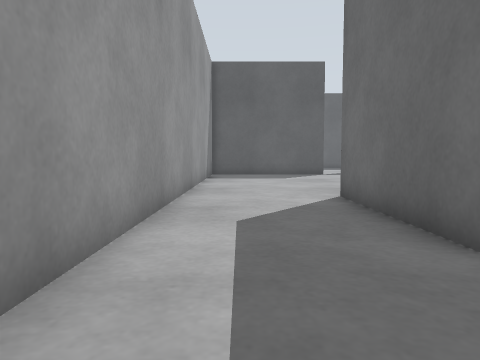
[1] (above)

21 first-person views from a walk through a robot-simulator world made for Gazebo. The camera is 0.5 m above the floor, tilts 4° down and sees 70° across. The floor is counted in squares, 0.5 m on a side. Each view is taken from the middle of a square. On the plan, view 1 faces up. The plan holds only what a view shows up to about 13 squares ahead; the rest is blank.

[2]
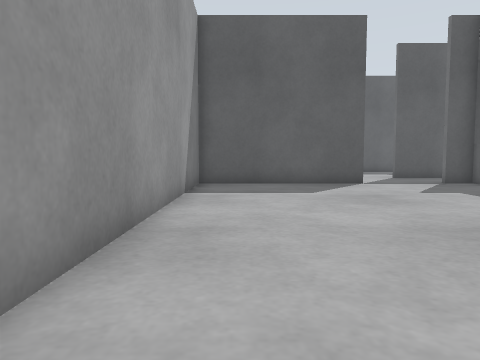

[3]
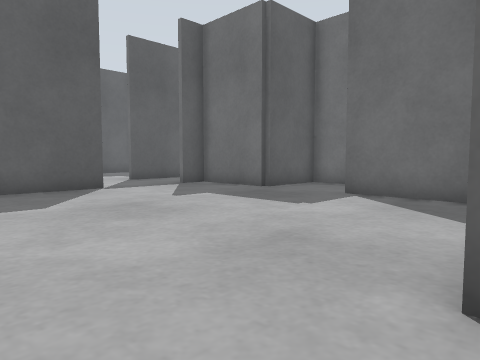

[4]
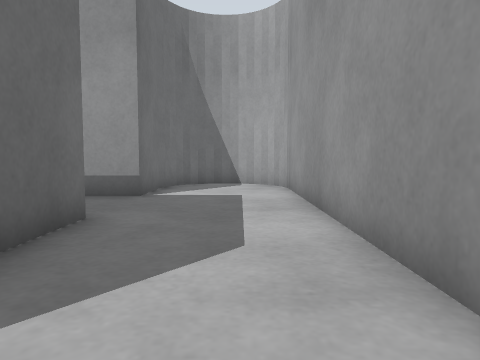

[5]
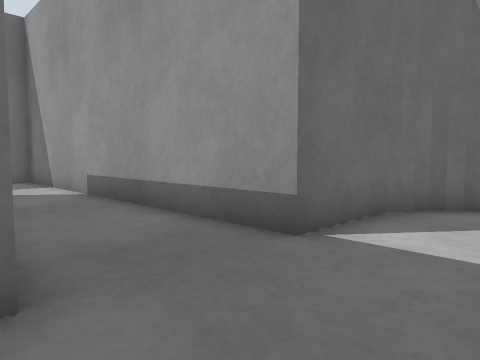

[6]
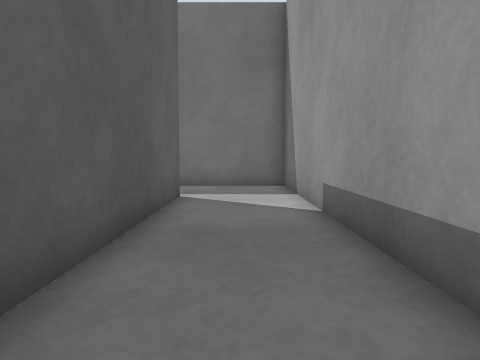

[7]
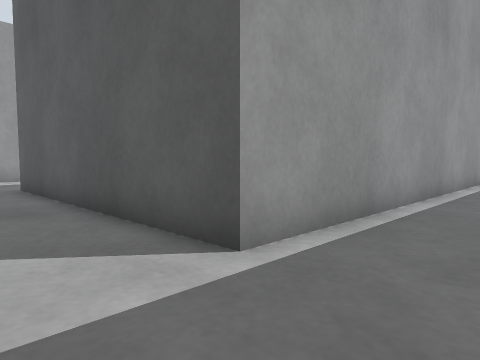

[8]
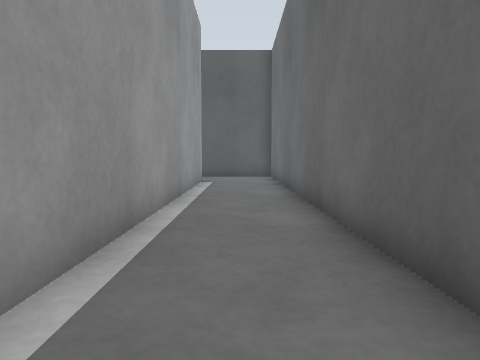

[9]
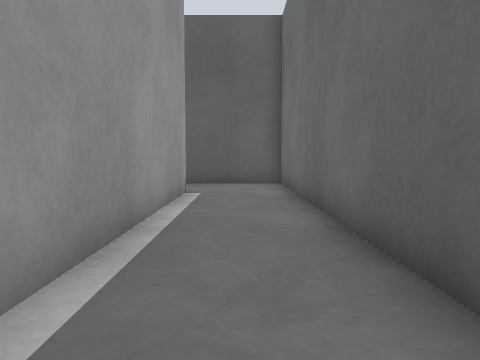

[10]
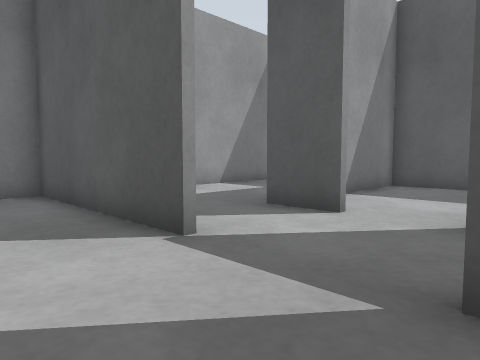

[11]
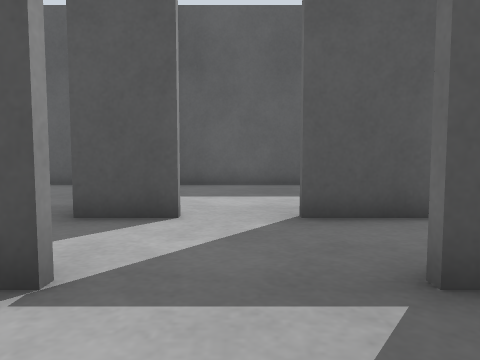

[12]
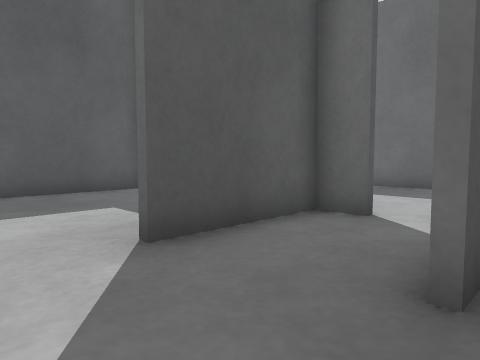

[13]
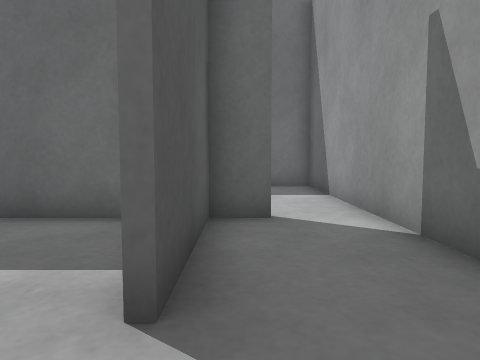

[14]
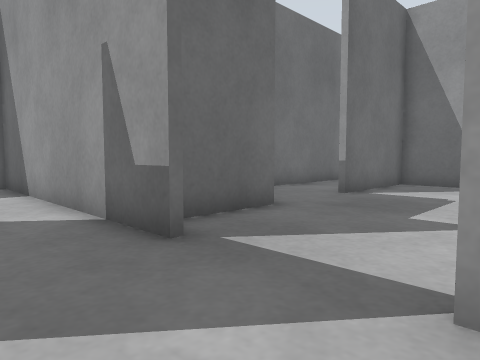

[15]
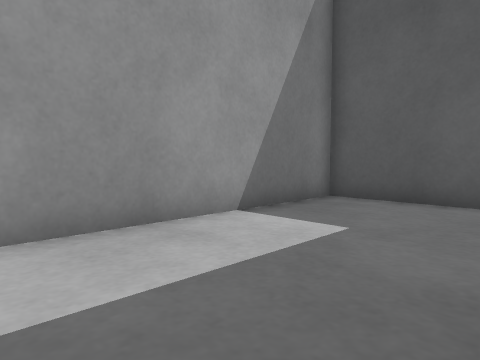

[16]
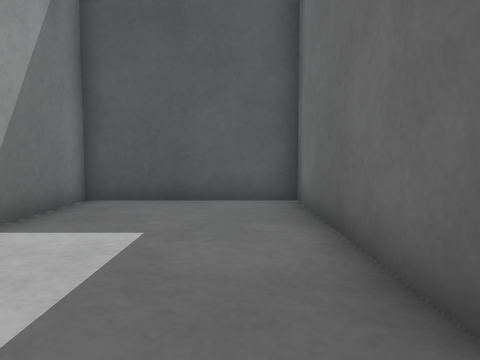

[17]
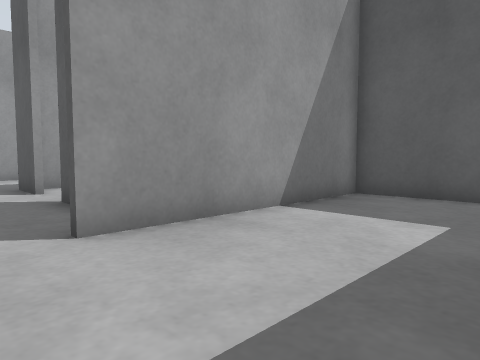

[18]
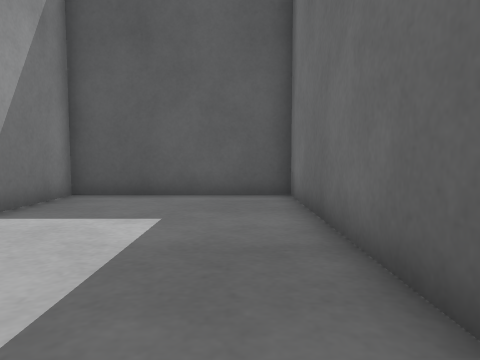

[19]
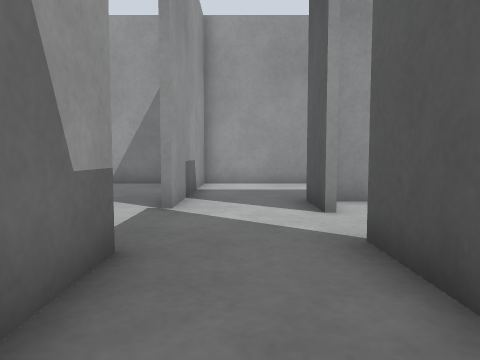

[20]
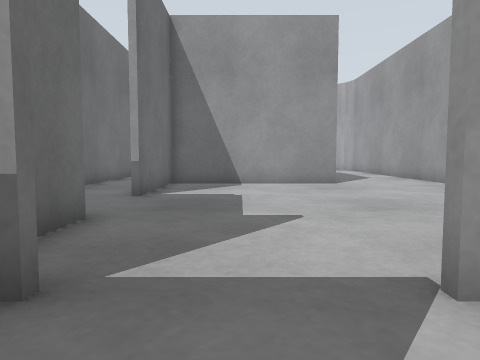

[21]
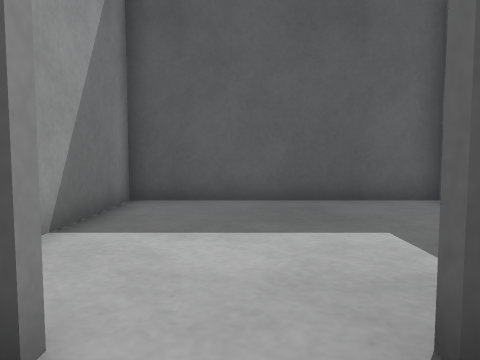

### Floor plan
Ten units are one square. View 1 is at (0, 0); x grows to the right and y downward. Boxes are objects, and circles mark ways between rooms. Rooms are numbered by the first view taken in them; rooms with no view inside come last. Other rooms are left out.
<svg viewBox="-20 -283 188 323">
<path fill="none" stroke="#000" d="M94 -153 85 -153 85 -185 75 -185M115 -155 115 -35 25 -35 25 -85 85 -85 85 -125M46 -185 -15 -185M-15 -190 -15 20 -11 27M-15 17 -14 24 -8 31 0 35 10 35 16 32M-1 34 6 35 15 33 22 27 25 19 25 -5 145 -5 145 -185 110 -185M74 -187 116 -187M105 -204 105 -215 70 -215M51 -215 33 -215 33 -277 -15 -277 -15 -190M-15 -187 45 -187M116 -187 163 -187 163 -277 109 -277M107 -278 107 -205M105 -229 105 -249M109 -277 35 -277 35 -220"/>
<circle cx="60" cy="-190" r="3" fill="#2a7"/>
<circle cx="35" cy="-205" r="3" fill="#2a7"/>
<circle cx="110" cy="-200" r="3" fill="#2a7"/>
<circle cx="65" cy="-220" r="3" fill="#2a7"/>
<text x="60" y="-90">1</text>
<text x="80" y="-210">2</text>
<text x="10" y="-230">3</text>
<text x="140" y="-230">4</text>
<text x="70" y="-250">5</text>
</svg>
Room 1 opens to room 2. Room 2 opens to room 3. Room 2 opens to room 4. Room 2 opens to room 5.

Where each view was taken, in squares from view 1:
view 1: 0 up, 0 right, facing up
view 2: 6 up, 0 right, facing up
view 3: 8 up, 0 right, facing up-right
view 4: 9 up, 0 right, facing down
view 5: 4 up, 0 right, facing down-right
view 6: 2 up, 3 right, facing right
view 7: 1 up, 14 right, facing up-left
view 8: 2 up, 13 right, facing up
view 9: 6 up, 13 right, facing up
view 10: 16 up, 8 right, facing up-left
view 11: 16 up, 6 right, facing up
view 12: 18 up, 5 right, facing up-right
view 13: 21 up, 5 right, facing right
view 14: 21 up, 4 right, facing down-right
view 15: 20 up, 3 right, facing up-left
view 16: 20 up, 2 right, facing up
view 17: 19 up, 15 right, facing up-left
view 18: 19 up, 15 right, facing up
view 19: 20 up, 11 right, facing left
view 20: 21 up, 6 right, facing down
view 21: 20 up, 6 right, facing up
